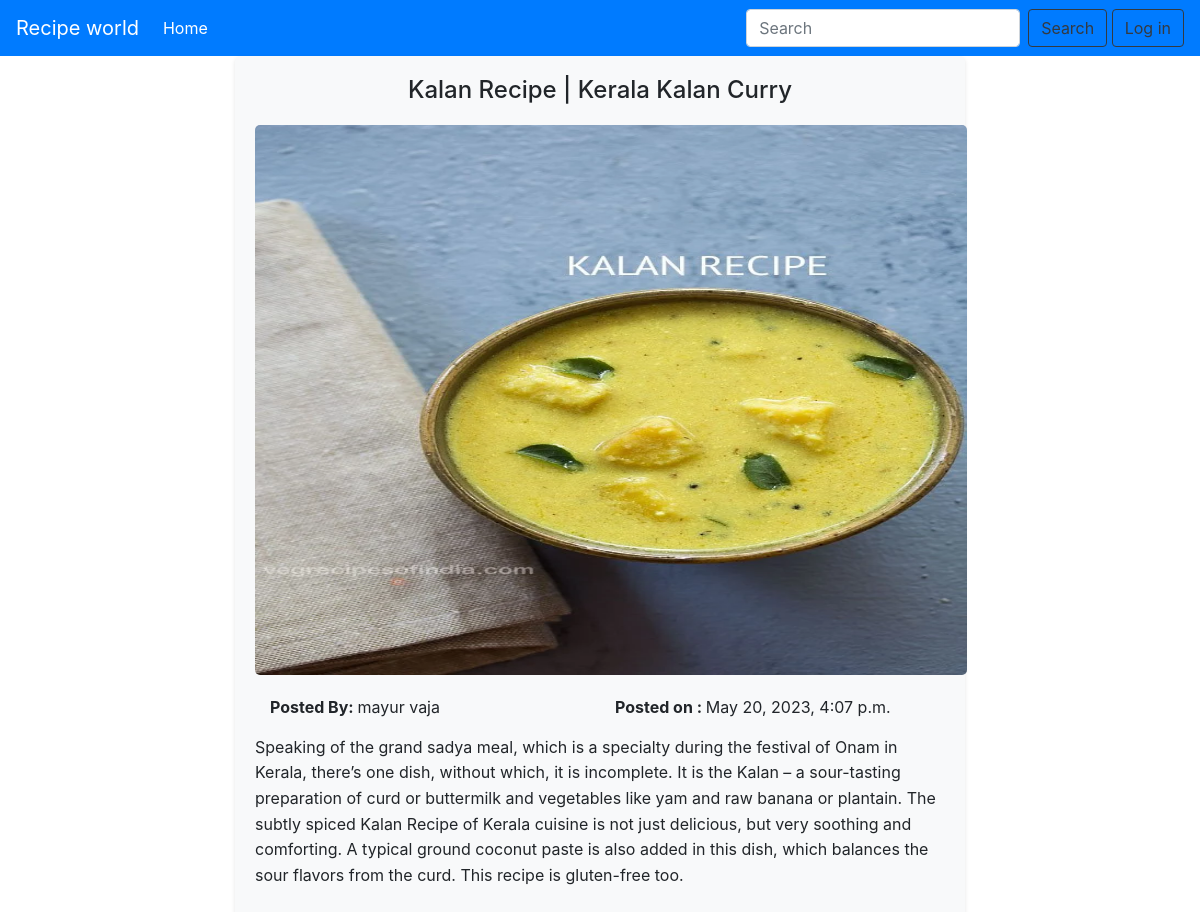
The app's page /recipe_world/3 with its own data.
### recipe_app/models.py (models this page shows, shortened)
class Recipe(models.Model):
    title = models.CharField(max_length=255)
    description = models.TextField()
    posted_by = models.ForeignKey(
        User, on_delete=models.SET_NULL, null=True, related_name="recipe_user"
    )
    created_at = models.DateTimeField(auto_now_add=True)
    image = models.ImageField(upload_to="images/", null=True)

### recipe_app/views.py (the view)
# urls.py: path("<int:id>", recipe_details, name="recipe_details"),
def recipe_details(request, id):
    recipe = Recipe.objects.get(id=id)
    return render(request, "post_details.html", context={"recipe": recipe})

### templates/post_details.html
{% extends 'base.html' %}
{% block body_block %}
<div class="container">
    <div class="row">
      <div class="col-md-8 offset-md-2">
        <div class="post-container">
          <h1 class="post-title">{{recipe.title}}</h1>
          <img style="width: 712px; height: 550px;" src="/media/{{MEDIA_URL}}{{recipe.image}}" alt="Post Image" class="post-image">
          <div class="container">
            <div class="row">
              <div class="col-md-6">
                <p><strong>Posted By: </strong>{{recipe.posted_by.first_name}} {{recipe.posted_by.last_name}}</p>
              </div>
              <div class="col-md-6">
                <p><strong>Posted on : </strong>{{recipe.created_at}}</p>
              </div>
            </div>
          </div>
          <p class="post-description">{{recipe.description}}</p>
        </div>
      </div>
    </div>
  </div>
  {% endblock %}

### templates/base.html (style rules this page uses)
body { overflow-x: hidden; }
.post-container { background-color: #f8f9fa; padding: 20px; border-radius: 5px; box-shadow: 0 2px 4px rgba(0, 0, 0, 0.1); }
.post-title { text-align: center; font-size: 24px; margin-bottom: 20px; }
.post-image { width: 100%; height: auto; border-radius: 5px; margin-bottom: 20px; }
.post-description { line-height: 1.6; margin-bottom: 20px; }

### records on screen
Recipe: title "Kalan Recipe | Kerala Kalan Curry", image (picture), posted_by.first_name "mayur", posted_by.last_name "vaja", created_at "May 20, 2023, 4:07 p.m.", description "Speaking of the grand sadya meal, which is a specialty during the festival of Onam in Kerala, there’s one dish, without which, it is incomplete. It is the Kalan – a sour-tasting preparation of curd or buttermilk and vegetables like yam and raw banana or plantain. The subtly spiced Kalan Recipe of Kerala cuisine is not just delicious, but very soothing and comforting. A typical ground coconut paste is also added in this dish, which balances the sour flavors from the curd. This recipe is gluten-free too."
